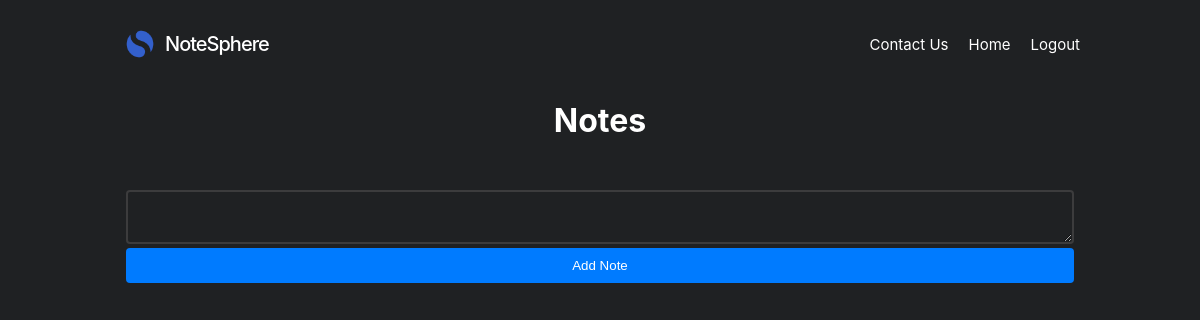
Page /notes_space (signed in) on the earlier database version.
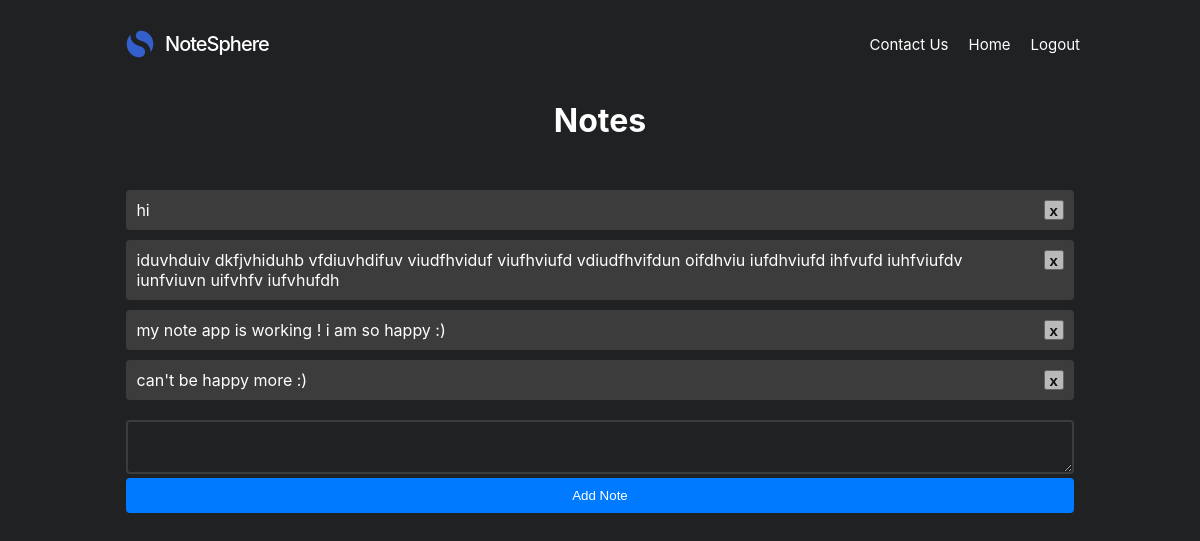
Same page on the later database version.
### website/models.py (models this page shows)
class Note(db.Model):
  id = db.Column(db.Integer, primary_key=True)
  text = db.Column(db.String(10000))
  date = db.Column(db.DateTime(timezone=True), default=func.now())
  user_id = db.Column(db.Integer, db.ForeignKey('user.id'))

### website/views.py (the view, shortened to what this page needs)
@views.route('/notes_space', methods=['GET', 'POST'])
@login_required
def notes():
  return render_template("notes_space.html", user=current_user)

### website/__init__.py (called while the page is built)
def create_app():
	app = Flask(__name__)
	app.config['SECRET_KEY'] = 'not secret'
	app.config['SQLALCHEMY_DATABASE_URI'] = f'sqlite:///{NOTESPHERE_DB}'
	db.init_app(app)
	from .views import views
	from .auth import auth
	app.register_blueprint(views, url_prefix='/')
	app.register_blueprint(auth, url_prefix='/')
	from .models import User, Note
	create_db(app)
	login_manager = LoginManager()
	login_manager.login_view = 'auth.login'
	login_manager.init_app(app)
	@login_manager.user_loader
	def load_user(id):
		return User.query.get(int(id))
	return app

### website/templates/notes_space.html (shortened to what this page needs)
<!DOCTYPE html>
<html lang="en">
<head>
    <link rel="stylesheet" href="{{ url_for('static', filename='css styles/notes_page.css') }}">
</head>
<body>
  <header class="site-header">
    <div class="site-branding">
      <img class="website_icon" src="../static/images/website_icon.png">
      <p class="site-title">NoteSphere</p>
    </div>
      <nav id="site-navigation" class="main-navigation">
        <div class="menu-primary-container">
          <ul class="main-menu">
            {% if user.is_authenticated %}
            <li class="contact_us">
              <a href="#">Contact Us</a>
            <li class="home">
              <a href="/">Home</a>
            </li>
            <li class="logout">
              <a href="/logout">Logout</a>
            </li>
            {% endif %}
          </ul></div>	</nav>
  </header>
  <h1>Notes</h1>
  <div class="notes-container">
    <ul class="list_notes">
      {% for note in user.notes %}
      <li class="note_item">
        <p class="note_text">{{ note.text }}</p>
        <button class="close_btn" onclick="deleteNote({{ note.id }})">x</button>
      </li>
      {% endfor %}
    </ul>
    <form method="POST">
      <textarea name="note" id="note"></textarea>
      <div>
        <button class="submit">Add Note</button>
      </div>
  </div>
</body>
</html>

### website/static/css styles/notes_page.css (style rules this page uses)
body { font-family: "SF Pro Display", "SF Pro Icons", "Helvetica Neue", "Helvetica", "Arial", sans-serif; background-color: #1f2123; color: #fff; padding-bottom: 30px; }
.site-header { display: flex; justify-content: space-between; align-items: center; padding: 0; margin: 0 auto; max-width: 960px; width: 85%; height: 72px; color: white; }
.site-branding { display: flex; align-items: center; flex-grow: 1; }
.website_icon { width: 40px; margin-right: 5px; }
.site-title { font-size: 20px; font-family: "SF Pro Display", "SF Pro Icons", "Helvetica Neue", "Helvetica", "Arial", sans-serif; font-weight:500; line-height: 72px; letter-spacing: -1px; margin-right: 100px; }
.main-navigation { display: flex; flex-shrink: 0; }
.main-menu { list-style: none; padding: 0; margin: 0; display: flex; }
.main-menu li { margin-right: 20px; }
.main-menu li:last-child { margin-right: 0; }
.main-menu a { color: white; font-size: 15px; text-decoration: none; }
h1 { text-align: center; }
.notes-container { width: 80%; margin: 50px auto; text-align: center; }
.list_notes { list-style: none; padding: 0; }
.note_item { background-color: #444444ce; color: white; padding: 10px; margin-bottom: 10px; border-radius: 4px; }
form { margin-top: 20px; }
textarea { width: 100%; padding: 10px; border: 2px solid #444444ce; border-radius: 4px; background-color: #1f2123; color: #a7aaad; box-sizing: border-box; outline: none; }
.submit { width: 100%; padding: 10px; border: none; border-radius: 4px; background-color: #007bff; color: #fff; cursor: pointer; transition: background-color 0.3s ease; }
.note_item { display: flex; justify-content: space-between; }
.note_text { text-align: left; max-width: calc(100% - 30px); margin: 0; }
.close_btn { float: right; font-size: 15px; font-weight: bold; color: #000; opacity: .7; width: 20px; height: 20px; margin: 0; padding: 0; }

Differences in the rows shown:
added Note: text "hi"
added Note: text "iduvhduiv dkfjvhiduhb vfdiuvhdifuv viudfhviduf viufhviufd vdiudfhvifdun oifdhviu iufdhviufd ihfvufd iuhfviufdv iunfviuvn uifvhfv iufvhufdh"
added Note: text "my note app is working ! i am so happy :)"
added Note: text "can't be happy more :)"
